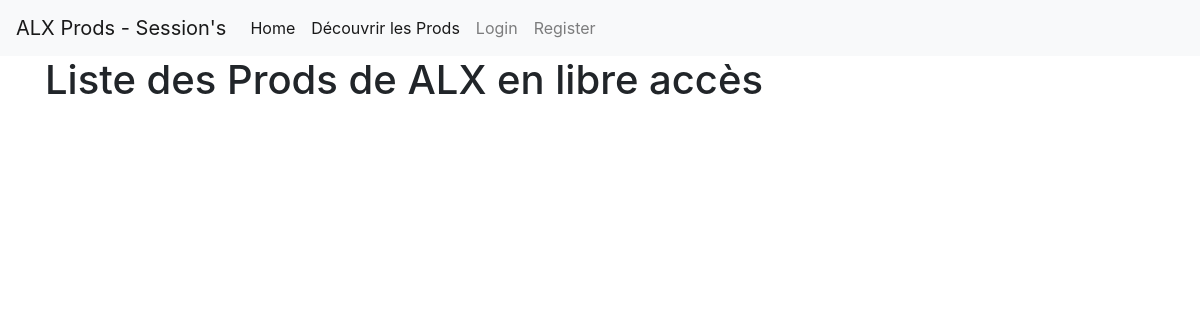
The page /prods-libre/ on the database as committed earlier.
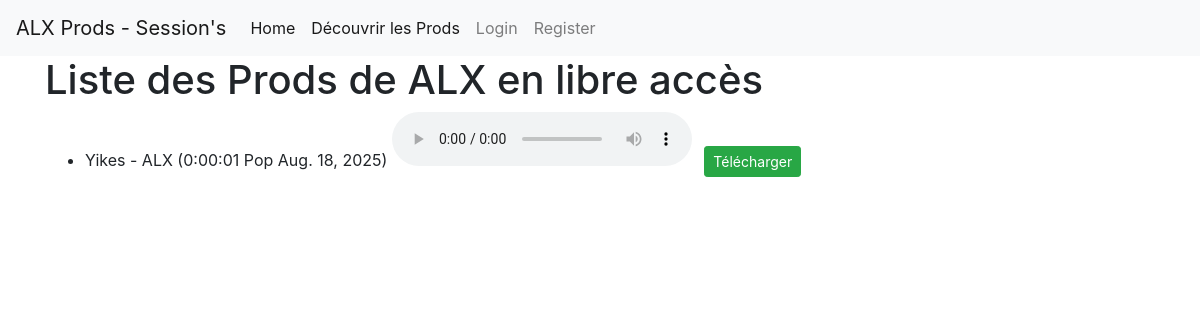
The same page on the database as committed later.
### myapp/models.py (models this page shows)
class Musique(models.Model):
    titre = models.CharField(max_length=100)
    artiste = models.CharField(max_length=100)
    duree = models.DurationField()
    style = models.CharField(max_length=50)
    date_ajout = models.DateField(auto_now_add=True)
    fichier = models.FileField(upload_to='musiques/', blank=False, null=False)
    publique = models.BooleanField(default=False, help_text="Accessible à tous les utilisateurs ayant un compte")
    utilisateurs_autorises = models.ManyToManyField(settings.AUTH_USER_MODEL, blank=True, related_name='musiques_autorisees')
    utilisateurs_autorises_telechargement = models.ManyToManyField(settings.AUTH_USER_MODEL, blank=True, related_name='musiques_autorisees_telechargement')
    ecoutable_accueil = models.BooleanField(default=False, help_text="Musique de découverte")

### myapp/views.py (the view)
# urls.py: path('prods-libre/', views.prod_libre, name='prods_libre'),
def prod_libre(request):
    musiques = Musique.objects.filter(ecoutable_accueil=True)
    return render(request, 'prod_libre.html', {'musiques': musiques})

### myapp/templates/prod_libre.html (shortened to what this page needs)
{% extends "base.html" %}
{% block content %}
<h1>Liste des Prods de ALX en libre accès</h1>
<link rel="stylesheet" href="https://cdn.plyr.io/3.7.8/plyr.css" />
<ul>
        {% for musique in musiques %}
        <li>
                {{ musique.titre }} - {{ musique.artiste }} ({{ musique.duree }} {{ musique.style }} {{ musique.date_ajout }})
                {% if musique.fichier %}
                        <audio class="js-player" controls>
                                <source src="{{ musique.fichier.url }}" type="audio/mpeg">
                        </audio>
                <a href="{{ musique.fichier.url }}" download class="btn btn-sm btn-success ml-2">Télécharger</a>
                {% endif %}
        </li>
        {% endfor %}
</ul>
{% endblock %}

### myapp/templates/base.html (shortened to what this page needs)
<!DOCTYPE html>
<html lang="en">
  <head>
    <link rel="stylesheet" href="https://stackpath.bootstrapcdn.com/bootstrap/4.3.1/css/bootstrap.min.css"  rel="stylesheet" />
  </head>
  <body>
    <nav class="navbar navbar-expand-lg navbar-light bg-light">
      <a class="navbar-brand" href="{% url 'home' %}">
        ALX Prods -
         Session's
      </a>
      <div class="collapse navbar-collapse" id="navbarNav">
        <ul class="navbar-nav">
          <li class="nav-item active">
            <a class="nav-link" href="{% url 'home' %}">Home</a>
          </li>
          <li class="nav-item active">
            <a class="nav-link" href="{% url 'prods_libre' %}">Découvrir les Prods</a>
          </li>
          {% if not user.is_authenticated %}
          <li class="nav-item">
            <a class="nav-link" href="{% url 'login' %}">Login</a>
          </li>
          <li class="nav-item">
            <a class="nav-link" href="{% url 'register' %}">Register</a>
          </li>
          {% endif %}
        </ul>
      </div>
    </nav>
    <div class="container">{% block content %} {% endblock %}</div>
  </body>
</html>

Rows that differ between the two databases and show on the page:
added Musique: titre "Yikes", artiste "ALX", duree "0:00:01", style "Pop", date_ajout "Aug. 18, 2025"
